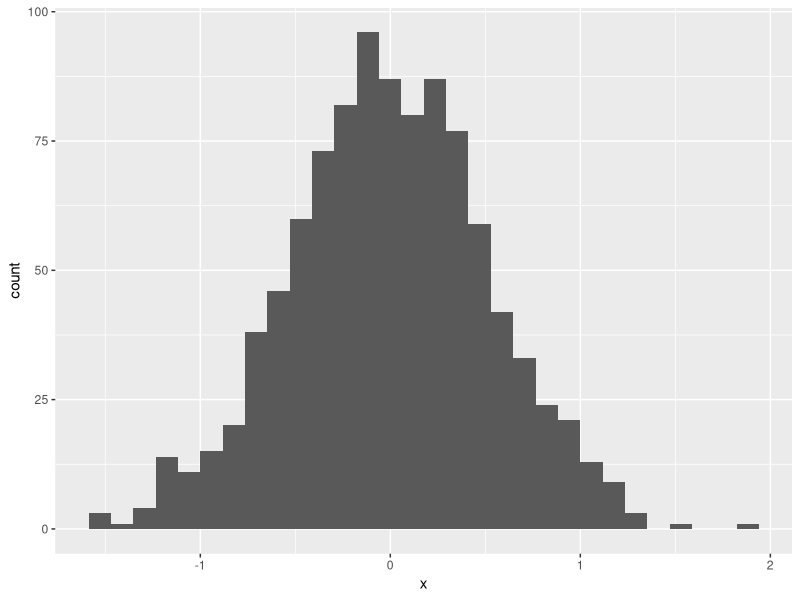
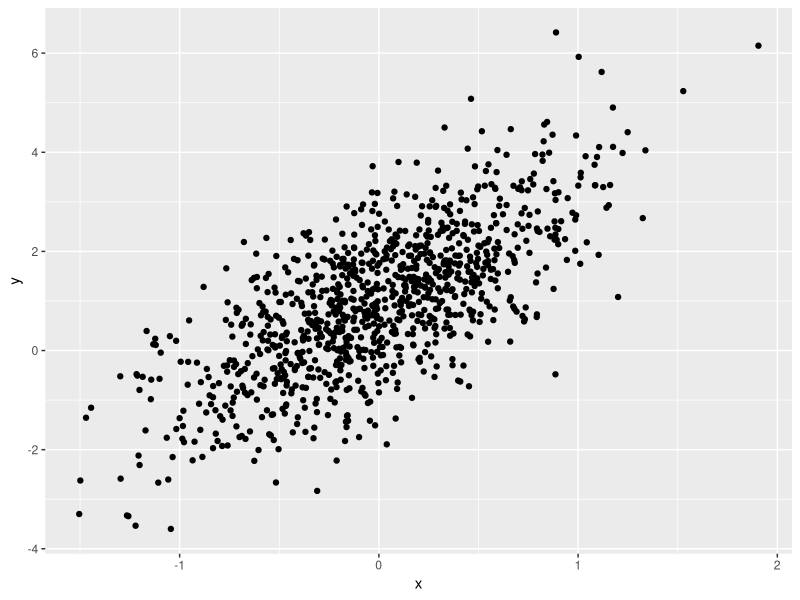
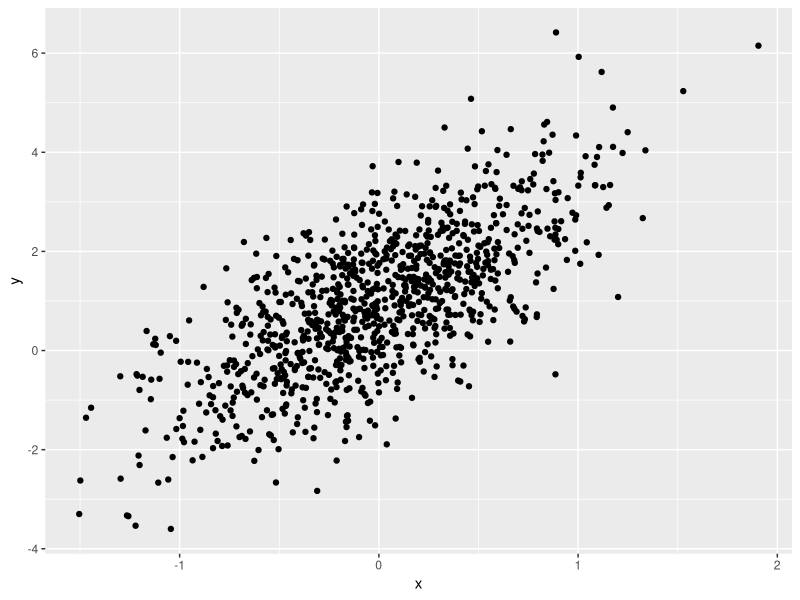

Write R code to recreate these figures, in order.
## 2026-09-10
## Yan Peng
## this is code from building blocks in class

library(tidyverse)

4+2

## variable assignment

x = (17 * 3 + 2) ^ 2

## functions
## fix random number
set.seed(1)

## generate random number 
x = runif(10)

y = c(1,10)


mean(x)
sd(x)

x + y

## ask R some questions

?runif
?mean


## data frames!!!

example_df =
   tibble(
     ## vec_numeric = 1:4,
     vec_numeric = c(1,2,3,4),
     vec_char = c("my","name","is","yan"),
     vec_logical = c(TRUE, TRUE, FALSE,TRUE),
     vec_factor = factor(c("male","male","female","female"))
     ## factor() force R recognize the type of data as categories instead of string.
   )

## make a plot !!

set.seed(1)

plot_df = 
  tibble(
    x = rnorm(1000,sd = 0.5),
    y = 1 + 2 * x + rnorm(1000) 
  )


## start with a histogram

ggplot(plot_df, aes(x = x)) + geom_histogram()

ggplot(plot_df, aes(x = x, y = y) ) + geom_point()

ggsave("scatterplot.png")
